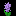

Tiled map render using the project's own tile images. Description and the whole map definition, tile-layer contents included, below:
An orthogonal 1x1 tile map with 16x16 px tiles, 1 tile layer (Tile Layer 1), 2 tilesets.

<map version="1.10" tiledversion="1.11.2" orientation="orthogonal" renderorder="right-down" width="1" height="1" tilewidth="16" tileheight="16" infinite="0" nextlayerid="2" nextobjectid="1">
 <tileset firstgid="1" source="Blocks.tsx" />
 <tileset firstgid="65" source="../Blocks.tsx" />
 <layer id="1" name="Tile Layer 1" width="1" height="1">
  <data encoding="csv">
24
</data>
 </layer>
</map>
